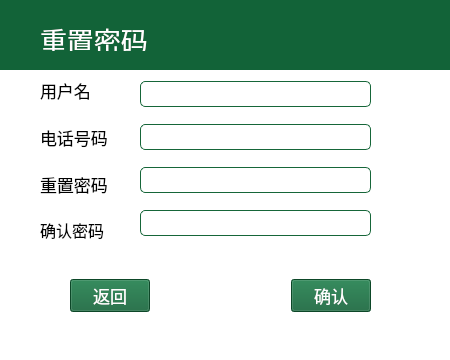
<?xml version="1.0" encoding="UTF-8"?>
<ui version="4.0">
 <class>Forgetview</class>
 <widget class="QWidget" name="Forgetview">
  <property name="geometry">
   <rect>
    <x>0</x>
    <y>0</y>
    <width>450</width>
    <height>360</height>
   </rect>
  </property>
  <property name="font">
   <font>
    <pointsize>13</pointsize>
   </font>
  </property>
  <property name="windowTitle">
   <string>Form</string>
  </property>
  <property name="styleSheet">
   <string notr="true">#Forgetview{
background-color: rgb(255, 255, 255);
}
QLineEdit {
    border-width: 1px;
    padding: 1px;
    border-style: solid;
	border-color: rgb(22, 102, 57);
    border-radius: 5px;
}

/* As mentioned above, eliminate the padding and increase the border. */
QLineEdit:focus:focus {
    border-width: 3px;
    padding: 0px;
}</string>
  </property>
  <widget class="QLabel" name="label">
   <property name="geometry">
    <rect>
     <x>40</x>
     <y>20</y>
     <width>111</width>
     <height>31</height>
    </rect>
   </property>
   <property name="font">
    <font>
     <family>华文楷体</family>
     <pointsize>20</pointsize>
     <italic>false</italic>
     <bold>false</bold>
    </font>
   </property>
   <property name="styleSheet">
    <string notr="true">color: rgb(255, 255, 255);
font: 20pt &quot;华文楷体&quot;;</string>
   </property>
   <property name="text">
    <string>&lt;html&gt;&lt;head/&gt;&lt;body&gt;&lt;p&gt;&lt;span style=&quot; font-size:20pt;&quot;&gt;重置密码&lt;/span&gt;&lt;/p&gt;&lt;/body&gt;&lt;/html&gt;</string>
   </property>
  </widget>
  <widget class="QWidget" name="widget" native="true">
   <property name="geometry">
    <rect>
     <x>40</x>
     <y>70</y>
     <width>101</width>
     <height>181</height>
    </rect>
   </property>
   <layout class="QVBoxLayout" name="verticalLayout">
    <item>
     <widget class="QLabel" name="label_2">
      <property name="font">
       <font>
        <pointsize>13</pointsize>
       </font>
      </property>
      <property name="text">
       <string>用户名</string>
      </property>
     </widget>
    </item>
    <item>
     <widget class="QLabel" name="label_3">
      <property name="font">
       <font>
        <pointsize>13</pointsize>
       </font>
      </property>
      <property name="text">
       <string>电话号码</string>
      </property>
     </widget>
    </item>
    <item>
     <widget class="QLabel" name="label_4">
      <property name="font">
       <font>
        <pointsize>13</pointsize>
       </font>
      </property>
      <property name="text">
       <string>重置密码</string>
      </property>
     </widget>
    </item>
    <item>
     <widget class="QLabel" name="label_5">
      <property name="text">
       <string>&lt;html&gt;&lt;head/&gt;&lt;body&gt;&lt;p&gt;&lt;span style=&quot; font-size:12pt;&quot;&gt;确认密码&lt;/span&gt;&lt;/p&gt;&lt;/body&gt;&lt;/html&gt;</string>
      </property>
     </widget>
    </item>
   </layout>
  </widget>
  <widget class="QWidget" name="widget_2" native="true">
   <property name="geometry">
    <rect>
     <x>140</x>
     <y>70</y>
     <width>231</width>
     <height>181</height>
    </rect>
   </property>
   <layout class="QVBoxLayout" name="verticalLayout_2">
    <item>
     <widget class="QLineEdit" name="lineEdit"/>
    </item>
    <item>
     <widget class="QLineEdit" name="lineEdit_2"/>
    </item>
    <item>
     <widget class="QLineEdit" name="lineEdit_3"/>
    </item>
    <item>
     <widget class="QLineEdit" name="lineEdit_4"/>
    </item>
   </layout>
  </widget>
  <widget class="QWidget" name="widget_3" native="true">
   <property name="geometry">
    <rect>
     <x>70</x>
     <y>270</y>
     <width>301</width>
     <height>51</height>
    </rect>
   </property>
   <layout class="QHBoxLayout" name="horizontalLayout">
    <item>
     <widget class="QPushButton" name="pushButton">
      <property name="styleSheet">
       <string notr="true">background-color: rgb(18, 99, 56);
color: rgb(255, 255, 255);</string>
      </property>
      <property name="text">
       <string>返回</string>
      </property>
     </widget>
    </item>
    <item>
     <spacer name="horizontalSpacer_2">
      <property name="orientation">
       <enum>Qt::Horizontal</enum>
      </property>
      <property name="sizeHint" stdset="0">
       <size>
        <width>40</width>
        <height>20</height>
       </size>
      </property>
     </spacer>
    </item>
    <item>
     <widget class="QPushButton" name="pushButton_2">
      <property name="styleSheet">
       <string notr="true">background-color: rgb(18, 99, 56);
color: rgb(255, 255, 255);</string>
      </property>
      <property name="text">
       <string>确认</string>
      </property>
     </widget>
    </item>
   </layout>
  </widget>
  <widget class="QLabel" name="label_6">
   <property name="geometry">
    <rect>
     <x>0</x>
     <y>-1</y>
     <width>451</width>
     <height>71</height>
    </rect>
   </property>
   <property name="styleSheet">
    <string notr="true">background-color: rgb(18, 99, 56);</string>
   </property>
   <property name="text">
    <string/>
   </property>
  </widget>
  <zorder>label_6</zorder>
  <zorder>label</zorder>
  <zorder>widget</zorder>
  <zorder>widget_2</zorder>
  <zorder>widget_3</zorder>
 </widget>
 <resources/>
 <connections/>
</ui>
